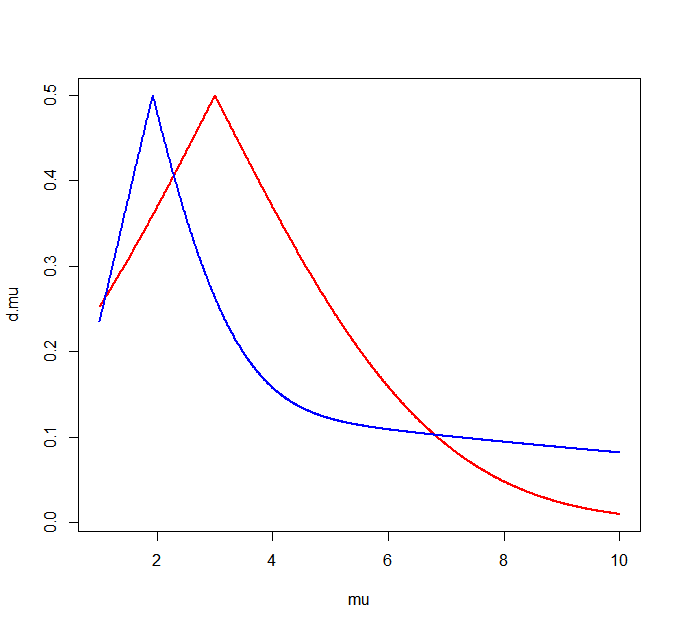

Reproduce this figure in R.
## sigma = mu ; y~N(mu,mu^2)
mu = seq(1,10,by=.01)
dep1.mu = pnorm(mean=3,sd=3,abs(mu)*(1+sqrt(5)/2))-pnorm(mean=3,sd=3,abs(mu)*(1-sqrt(5)/2))
dep2.mu = 1-dep1.mu
dep.mu = ifelse(dep1.mu>dep2.mu,dep2.mu,dep1.mu)
plot(mu,dep.mu,type='l')

d1.mu = pnorm(mean=3,sd=3,mu)
d.mu = ifelse(d1.mu<.5,d1.mu,1-d1.mu)

plot(mu,d.mu,type='l',lwd=2,col='red',xlim=c(1,10))
lines(mu,dep.mu,col='blue',lwd=2)

mu[which.max(dep.mu)]
